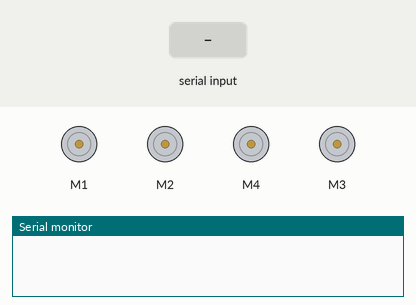
This sketch was run on a simulated Arduino Uno, built with avr-gcc and run on an emulated ATmega328P. Shown: 4 × DC motor (green arrow = forward, orange = backward, longer = faster), the last lines printed to the serial monitor. Inputs (shaded band) come from the test bench.

Above: at 1.2 s.
1.3 s: "FORWARD" received over Serial
At 2.6 s:
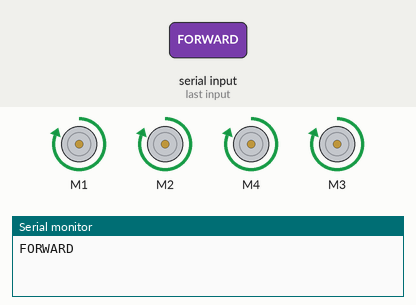
3.1 s: "BACKWARD" received over Serial
At 4.6 s:
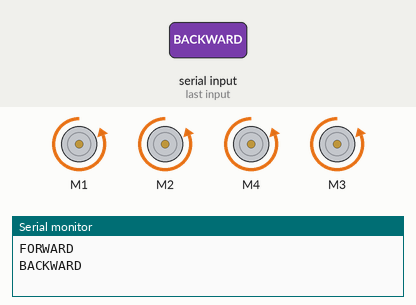
5.0 s: "LEFT" received over Serial
At 5.9 s:
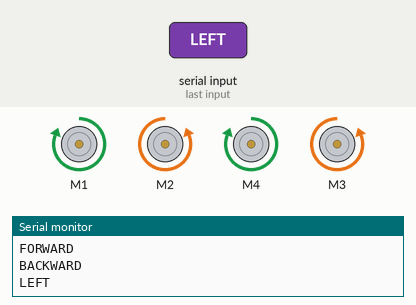
6.7 s: "RIGHT" received over Serial
At 7.8 s:
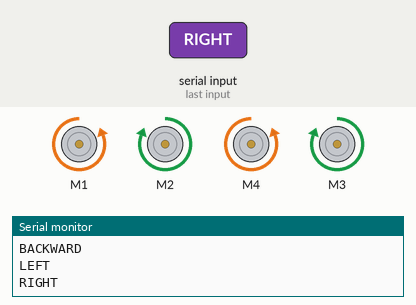
Timing chart, 0 to 9.4 s (numbered marks = the images above; inputs shaded):
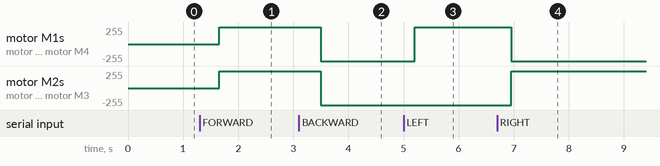

Measured:
- after the input at 1.3 s, motor M1, motor M2, motor M4, motor M3: stopped → forward 255/255 after 0.35 s
- after the input at 3.1 s, motor M1, motor M2, motor M4, motor M3: forward 255/255 → backward 255/255 after 0.40 s
- after the input at 5.0 s, motor M1, motor M4: backward 255/255 → forward 255/255 after 0.20 s
- after the input at 6.7 s, motor M1, motor M4: forward 255/255 → backward 255/255 after 0.25 s; motor M2, motor M3: backward 255/255 → forward 255/255 after 0.25 s

The sketch:

pp_car_4wd.ino
```cpp
#include <AFMotor.h>
AF_DCMotor right_motor1(1,MOTOR12_64KHZ);
AF_DCMotor left_motor1(2, MOTOR12_64KHZ);
AF_DCMotor right_motor2(4,MOTOR12_64KHZ);
AF_DCMotor left_motor2(3, MOTOR12_64KHZ);

String readString;

void setup() {
  Serial.begin(9600);
  right_motor1.setSpeed(255);
  left_motor1.setSpeed(255);
    right_motor2.setSpeed(255);
  left_motor2.setSpeed(255);
}

void loop() {
  while(Serial.available()){
    delay(50);
    char c=Serial.read();
    readString+=c;
  }
  if(readString.length()>0){
    Serial.println(readString);
    if (readString =="FORWARD"){
      right_motor1.run (FORWARD);
      left_motor1.run (FORWARD);
            right_motor2.run (FORWARD);
      left_motor2.run (FORWARD);
      delay(500);
    }
    if (readString =="BACKWARD"){
      right_motor1.run (BACKWARD);
      left_motor1.run (BACKWARD);
            right_motor2.run (BACKWARD);
      left_motor2.run (BACKWARD);
      delay(500);
    }
    if (readString =="LEFT"){
      right_motor1.run (FORWARD);
      left_motor1.run (BACKWARD);
            right_motor2.run (FORWARD);
      left_motor2.run (BACKWARD);
      delay(500);
    }
    if (readString =="RIGHT"){
      right_motor1.run (BACKWARD);
      left_motor1.run (FORWARD);
            right_motor2.run (BACKWARD);
      left_motor2.run (FORWARD);
      delay(500);
    }
    if (readString =="STOP"){
      right_motor1.run (RELEASE);
      left_motor1.run (RELEASE);
            right_motor2.run (RELEASE);
      left_motor2.run (RELEASE);
      delay(500);
    }

    readString="";
  }
}
```
